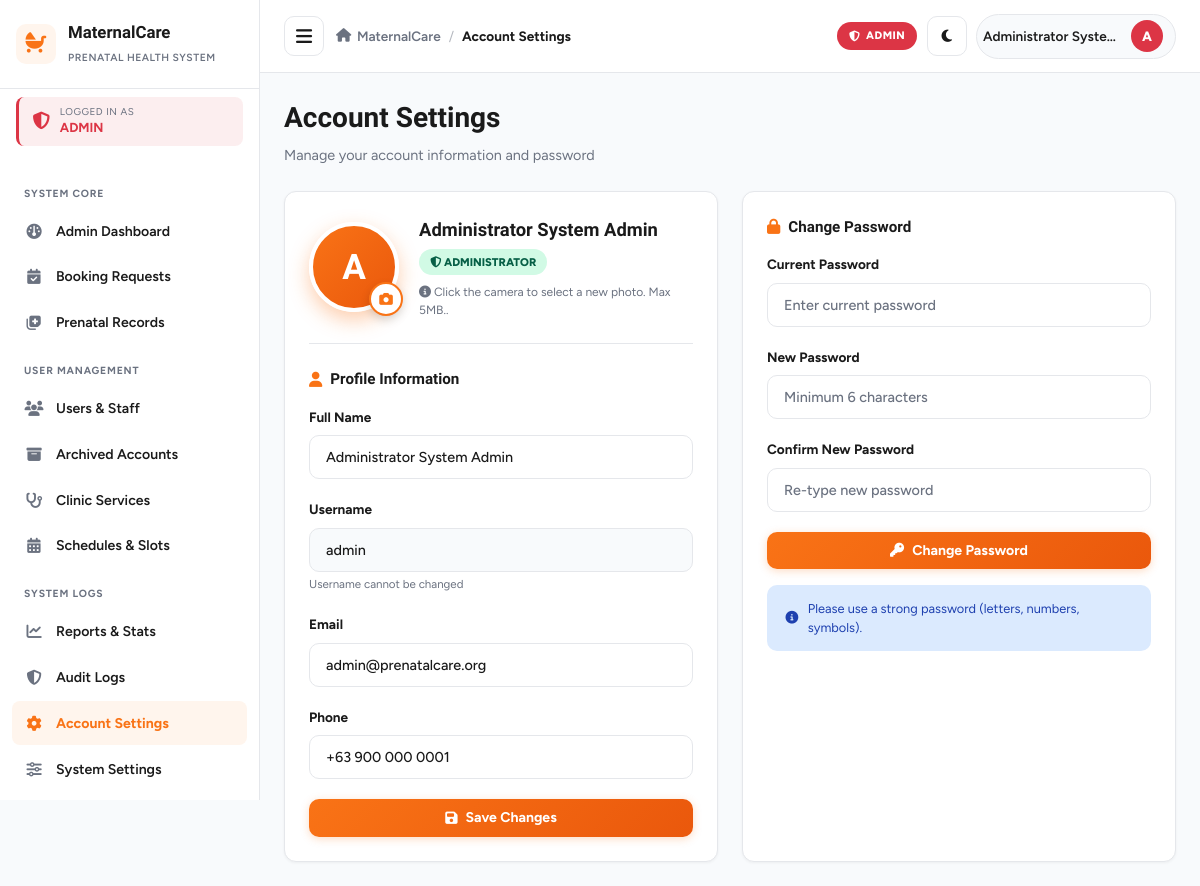
/admin_settings.php (signed in), run on the app's committed database.
### tables this page shows
CREATE TABLE IF NOT EXISTS `users` (
    `id` INT AUTO_INCREMENT PRIMARY KEY,
    `username` VARCHAR(50) NOT NULL UNIQUE,
    `email` VARCHAR(100) NOT NULL UNIQUE,
    `password` VARCHAR(255) NOT NULL,
    `role` ENUM('patient', 'healthcare_worker', 'admin') NOT NULL DEFAULT 'patient',
    `full_name` VARCHAR(100) NOT NULL,
    `phone` VARCHAR(20) DEFAULT NULL,
    `status` ENUM('active', 'inactive', 'archived') NOT NULL DEFAULT 'active',
    `address` TEXT DEFAULT NULL,
    `avatar` VARCHAR(255) DEFAULT NULL,
    `room` VARCHAR(100) DEFAULT NULL,
    `deleted_at` TIMESTAMP NULL DEFAULT NULL,
    `created_at` TIMESTAMP DEFAULT CURRENT_TIMESTAMP,
    `updated_at` TIMESTAMP DEFAULT CURRENT_TIMESTAMP ON UPDATE CURRENT_TIMESTAMP
);

### config.php (called while the page is built, shortened)
<?php
function sanitize($data) {
    return htmlspecialchars(trim((string)$data), ENT_QUOTES, 'UTF-8');
}

### admin_settings.php (the view, shortened to what this page needs)
<?php
require_once __DIR__ . '/config.php';
$userId = getCurrentUserId();
try {
    $db = getDB();
    $stmt = $db->prepare("SELECT * FROM users WHERE id = ?");
    $stmt->execute([$userId]);
    $user = $stmt->fetch();
} catch (Exception $e) {
    die("Error: " . $e->getMessage());
}
include __DIR__ . '/../includes/header.php';
?>
<div class="page-header">
    <div class="page-title">
        <h1>Account Settings</h1>
        <p>Manage your account information and password</p>
    </div>
</div>
<div style="display:grid; grid-template-columns: repeat(auto-fit, minmax(340px, 1fr)); gap:1.5rem;">
    <div class="dashboard-card" style="padding:1.5rem;">
        <div style="display:flex; align-items:center; gap:1.25rem; margin-bottom:1.5rem; padding-bottom:1.5rem; border-bottom:1px solid var(--border-color); flex-wrap:wrap;">
            <div style="position:relative;">
                <div id="avatarPreview" style="
                    width:90px; height:90px; border-radius:50%;
                    background: linear-gradient(135deg, #f97316 0%, #ea580c 100%);
                    color:#fff; display:flex; align-items:center; justify-content:center;
                    font-family:'Bricolage Grotesque', sans-serif;
                    font-size:2.2rem; font-weight:800;
                    box-shadow: 0 8px 20px rgba(249,115,22,0.35);
                    overflow:hidden;
                    border: 4px solid var(--surface);
                ">
                    <?php if (!empty($user['avatar']) && file_exists(__DIR__ . '/../' . $user['avatar'])): ?>
                        <img src="<?php echo BASE_URL . htmlspecialchars($user['avatar']); ?>" alt="Avatar" style="width:100%; height:100%; object-fit:cover;">
                    <?php else: ?>
                        <?php echo strtoupper(substr($user['full_name'] ?? 'U', 0, 1)); ?>
                    <?php endif; ?>
                </div>
                <label for="avatarFileInput" style="
                    position:absolute; bottom:-4px; right:-4px;
                    width:34px; height:34px; border-radius:50%;
                    background: var(--surface);
                    border: 2px solid var(--primary);
                    color: var(--primary);
                    display:flex; align-items:center; justify-content:center;
                    cursor:pointer; font-size:0.85rem;
                    transition: all 0.25s ease;
                    box-shadow: 0 4px 10px rgba(0,0,0,0.15);
                " title="Upload new picture">
                    <i class="fa-solid fa-camera"></i>
                </label>
            </div>
            <div style="flex:1; min-width:180px;">
                <h3 style="margin:0 0 0.35rem 0; font-size:1.15rem;"><?php echo sanitize($user['full_name']); ?></h3>
                <span class="badge badge-confirmed" style="font-size:0.7rem;">
                    <i class="fa-solid fa-shield-halved"></i> Administrator
                </span>
                <p class="text-muted" style="margin:0.5rem 0 0 0; font-size:0.75rem;">
                    <i class="fa-solid fa-info-circle"></i> Click the camera to select a new photo. Max 5MB..
                </p>
            </div>
        </div>
        <h4 style="margin-bottom:1rem; font-size:0.95rem; display:flex; align-items:center; gap:0.5rem;">
            <i class="fa-solid fa-user text-primary"></i> Profile Information
        </h4>
        <form method="POST" action="">
            <div class="form-group">
                <label class="form-label">Full Name</label>
                <input type="text" name="full_name" class="form-control" value="<?php echo sanitize($user['full_name']); ?>" required>
            </div>
            <div class="form-group">
                <label class="form-label">Username</label>
                <input type="text" class="form-control" value="<?php echo sanitize($user['username']); ?>" readonly style="background:var(--bg-body); cursor:not-allowed;">
                <small class="text-muted" style="font-size:0.72rem;">Username cannot be changed</small>
            </div>
            <div class="form-group">
                <label class="form-label">Email</label>
                <input type="email" name="email" class="form-control" value="<?php echo sanitize($user['email']); ?>" required>
            </div>
            <div class="form-group">
                <label class="form-label">Phone</label>
                <input type="text" name="phone" class="form-control" value="<?php echo sanitize($user['phone'] ?? ''); ?>">
            </div>
            <button type="submit" class="btn btn-primary btn-block">
                <i class="fa-solid fa-floppy-disk"></i> Save Changes
            </button>
        </form>
    </div>
    <div class="dashboard-card" style="padding:1.5rem;">
        <h4 style="margin-bottom:1rem; font-size:0.95rem; display:flex; align-items:center; gap:0.5rem;">
            <i class="fa-solid fa-lock text-primary"></i> Change Password
        </h4>
        <form method="POST" action="">
            <div class="form-group">
                <label class="form-label">Current Password</label>
                <input type="password" name="current_password" class="form-control" placeholder="Enter current password" required>
            </div>
            <div class="form-group">
                <label class="form-label">New Password</label>
                <input type="password" name="new_password" class="form-control" placeholder="Minimum 6 characters" minlength="6" required>
            </div>
            <div class="form-group">
                <label class="form-label">Confirm New Password</label>
                <input type="password" name="confirm_password" class="form-control" placeholder="Re-type new password" required>
            </div>
            <button type="submit" class="btn btn-primary btn-block">
                <i class="fa-solid fa-key"></i> Change Password
            </button>
        </form>
        <div class="alert alert-info mt-4" style="font-size:0.8rem;">
            <i class="fa-solid fa-info-circle"></i>
            <div>Please use a strong password (letters, numbers, symbols).</div>
        </div>
    </div>
</div>
<?php include __DIR__ . '/../includes/footer.php'; ?>

### style.css (style rules this page uses)
:root { --primary: #f97316; --primary-dark: #ea580c; --primary-light: #fff5ed; --success: #10b981; --warning: #f59e0b; --danger: #dc3545; --info: #0d6efd; --bg-body: #f8fafc; --surface: #ffffff; --text-dark: #1a1a1a; --text-muted: #6b7280; --border-color: #e5e7eb; --radius-sm: 8px; --radius-md: 12px; --radius-lg: 16px; --shadow-sm: 0 1px 3px rgba(0, 0, 0, 0.05); --shadow-md: 0 4px 12px rgba(0, 0, 0, 0.08); --shadow-lg: 0 10px 30px rgba(0, 0, 0, 0.12); --transition: all 0.25s ease; --sidebar-width: 260px; }
* { margin: 0; padding: 0; box-sizing: border-box; }
html, body { max-width: 100%; overflow-x: hidden; }
body { font-family: 'Figtree', -apple-system, BlinkMacSystemFont, 'Segoe UI', sans-serif; background: var(--bg-body); color: var(--text-dark); line-height: 1.5; font-size: 15px; transition: background 0.3s ease, color 0.3s ease; }
h1, h2, h3, h4, h5, h6 { font-family: 'Bricolage Grotesque', 'Figtree', sans-serif; font-weight: 700; color: var(--text-dark); }
.page-header { display: flex; justify-content: space-between; align-items: flex-start; gap: 1rem; margin-bottom: 1.5rem; flex-wrap: wrap; }
.page-header h1 { font-size: 1.75rem; margin-bottom: 0.35rem; }
.page-header p { color: var(--text-muted); font-size: 0.9rem; }
.dashboard-card { background: var(--surface); border: 1px solid var(--border-color); border-radius: var(--radius-md); padding: 1.5rem; box-shadow: var(--shadow-sm); transition: background 0.3s ease, border-color 0.3s ease; }
.form-group { margin-bottom: 1.25rem; }
.form-label { display: block; font-size: 0.85rem; font-weight: 700; color: var(--text-dark); margin-bottom: 0.5rem; }
.form-control { width: 100%; padding: 0.75rem 1rem; border: 1.5px solid var(--border-color); border-radius: 10px; background: var(--surface); color: var(--text-dark); font-family: inherit; font-size: 0.9rem; font-weight: 500; transition: var(--transition); outline: none; }
.form-control::placeholder { color: var(--text-muted); }
.btn { display: inline-flex; align-items: center; justify-content: center; gap: 0.5rem; padding: 0.65rem 1.15rem; border-radius: 10px; border: none; font-family: inherit; font-size: 0.88rem; font-weight: 700; cursor: pointer; transition: var(--transition); text-decoration: none; white-space: nowrap; }
.btn-primary { background: linear-gradient(135deg, #f97316 0%, #ea580c 100%); color: #fff; box-shadow: 0 2px 8px rgba(249, 115, 22, 0.25); }
.btn-block { width: 100%; }
.badge { display: inline-block; padding: 0.3rem 0.7rem; border-radius: 20px; font-size: 0.7rem; font-weight: 800; text-transform: uppercase; }
.badge-confirmed { background: #d1fae5; color: #065f46; }
.alert { padding: 0.85rem 1.15rem; border-radius: 10px; font-size: 0.88rem; display: flex; align-items: center; gap: 0.6rem; margin-bottom: 1rem; }
.alert-info { background: #dbeafe; color: #1e40af; }
.text-muted { color: var(--text-muted); }
.text-primary { color: var(--primary); }
.mt-4 { margin-top: 1rem; }

### data on the page
users: full_name "A", full_name "Administrator System Admin", username "admin", email "admin@prenatalcare.org", phone "+63 900 000 0001"

### other printed values
$role['label'] "ADMIN"
$item['section'] "SYSTEM CORE"
$item['label'] "Admin Dashboard"
$item['label'] "Booking Requests"
$item['label'] "Prenatal Records"
$item['section'] "USER MANAGEMENT"
$item['label'] "Users & Staff"
$item['label'] "Archived Accounts"
$item['label'] "Clinic Services"
$item['label'] "Schedules & Slots"
$item['section'] "SYSTEM LOGS"
$item['label'] "Reports & Stats"
$item['label'] "Audit Logs"
$item['label'] "Account Settings"
$item['label'] "System Settings"
